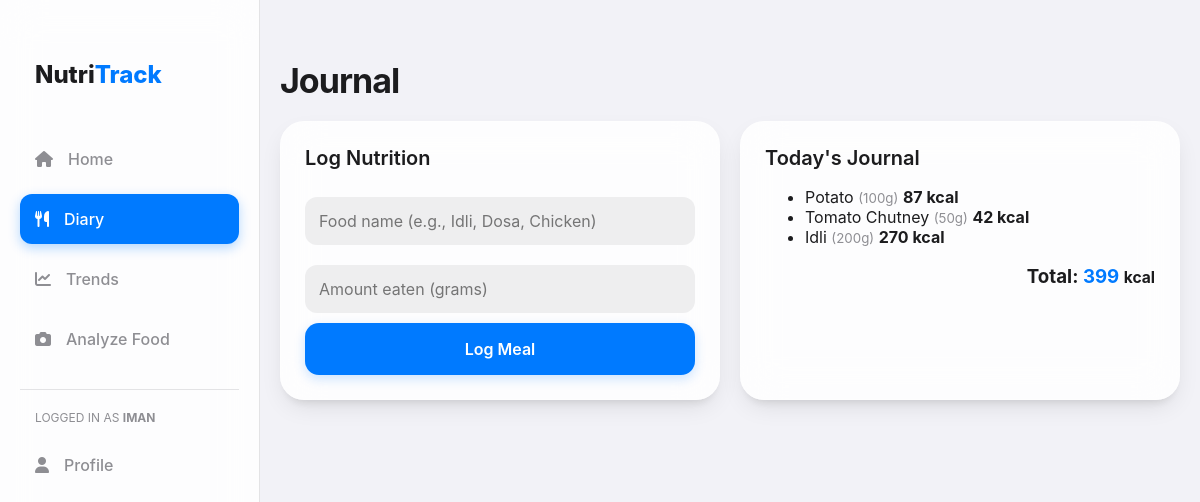
/diary/ (signed in), run on an earlier commit of the app's database.
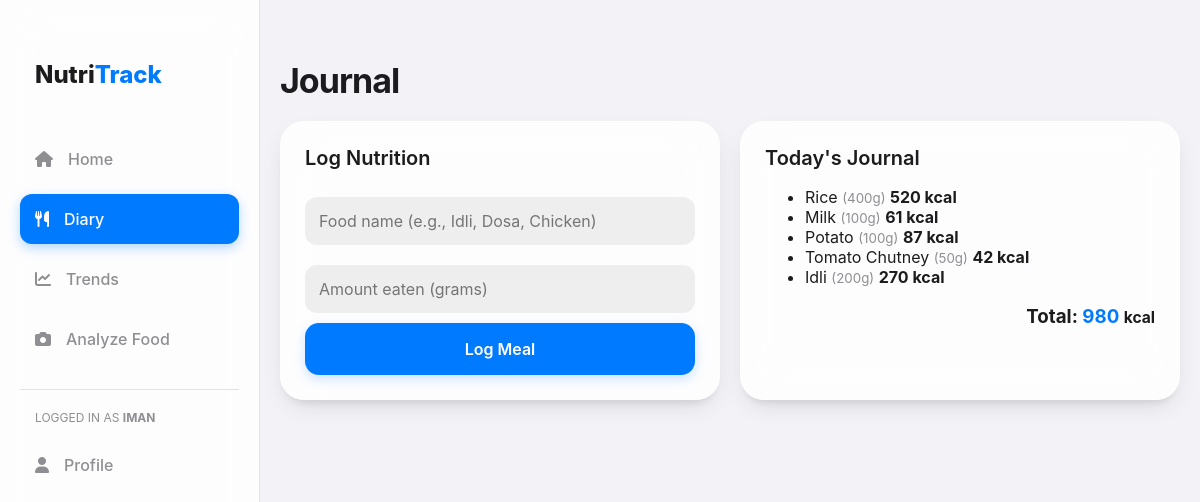
And on a later commit of the database.
### tracker/models.py (models this page shows, shortened)
class FoodLog(models.Model):
    user = models.ForeignKey(User, on_delete=models.CASCADE, null=True, blank=True)
    name = models.CharField(max_length=100)
    grams = models.IntegerField(default=100)
    calories = models.IntegerField()
    date_logged = models.DateTimeField(default=timezone.now)

### tracker/views.py (the view, shortened to what this page needs)
# urls.py: path('diary/', views.diary_view, name='diary'),
def diary_view(request):
    context = {'searched_food': None, 'foods_today': [], 'total_calories': 0}
    if request.user.is_authenticated:
        today = timezone.now().date()
        foods_today = FoodLog.objects.filter(user=request.user, date_logged__date=today).order_by('-date_logged')
        context['total_calories'] = foods_today.aggregate(Sum('calories'))['calories__sum'] or 0
        context['foods_today'] = foods_today
    return render(request, 'tracker/diary.html', context)

### tracker/templates/tracker/diary.html (shortened to what this page needs)
{% extends 'tracker/base.html' %}
{% block header_title %}Journal{% endblock %}
{% block content %}
<div class="desktop-grid">
    <div class="card">
        <h2>{% if user.is_authenticated %}Log Nutrition{% else %}Calorie Calculator{% endif %}</h2>
        <form method="POST" action="{% url 'diary' %}">
            <input type="text" name="food_name" placeholder="Food name (e.g., Idli, Dosa, Chicken)" required>
            <input type="number" name="food_grams" placeholder="Amount eaten (grams)" required>
            <button type="submit">{% if user.is_authenticated %}Log Meal{% else %}Calculate{% endif %}</button>
        </form>
    </div>
    <div class="card">
        <h2>Today's Journal</h2>
        {% if user.is_authenticated %}
            <ul>
                {% for food in foods_today %}
                    <li>
                        <span>{{ food.name }} <small style="color: var(--ios-secondary);">({{ food.grams }}g)</small></span>
                        <strong>{{ food.calories }} kcal</strong>
                    </li>
                {% empty %}
                    <li style="color: var(--ios-secondary); justify-content: center; border: none;">No meals logged today yet.</li>
                {% endfor %}
            </ul>
            <h3 style="text-align: right;">Total: <span style="color:var(--ios-accent)">{{ total_calories }}</span> <small>kcal</small></h3>
        {% endif %}
    </div>
</div>
{% endblock %}

What changed in the data, as far as the page shows it:
added FoodLog: name "Rice", grams "400", calories "520"
added FoodLog: name "Milk", grams "100", calories "61"
Also different on the page:
{{ total_calories }}: "399" → "980"
